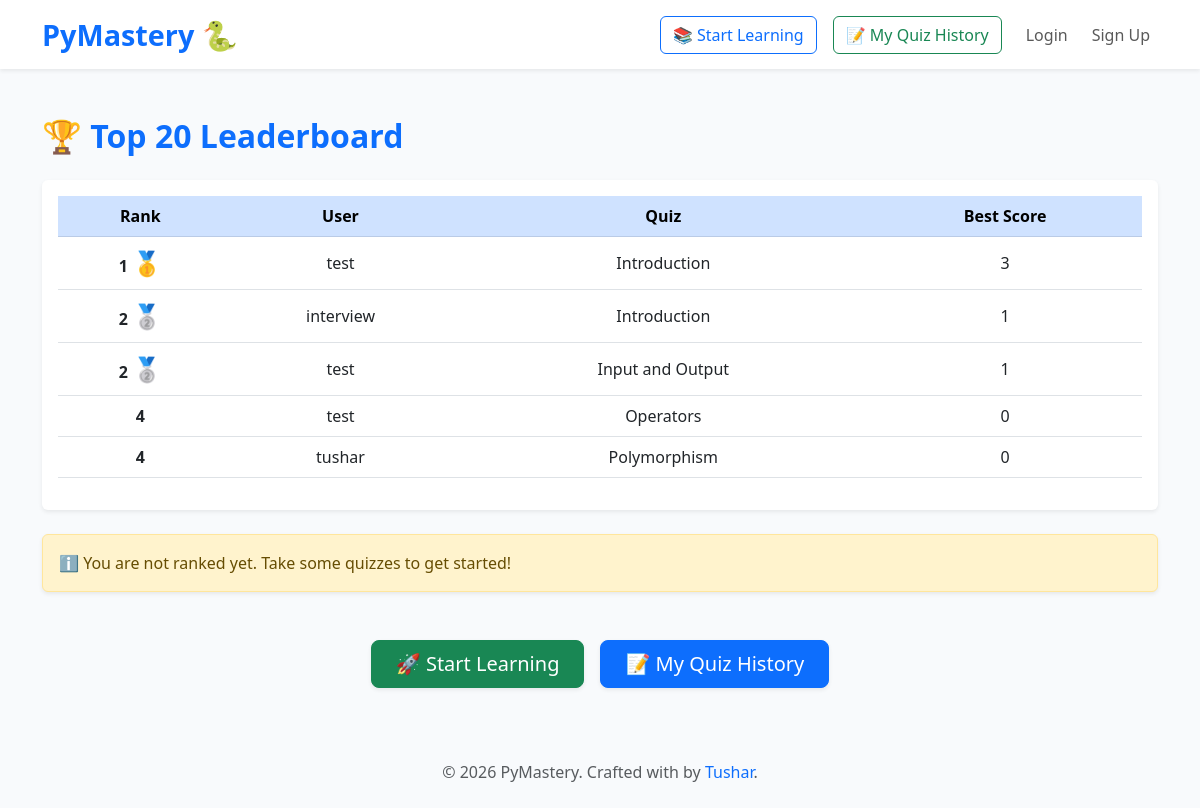
Page /leaderboard/ on the committed database.
### core/models.py (models this page shows, shortened)
class Lesson(models.Model):
    course = models.ForeignKey(Course, on_delete=models.CASCADE, related_name='lessons')
    title = models.CharField(max_length=200)
    content = models.TextField()
    order = models.PositiveIntegerField(default=0)

### core/views.py (the view, shortened to what this page needs)
# urls.py: path('leaderboard/', views.leaderboard, name='leaderboard'),
def leaderboard(request):
    top_scores = (
        QuizResult.objects
        .values('user__username', 'lesson__title')
        .annotate(best_score=Max('score'))
        .annotate(rank=Window(expression=Rank(), order_by=F('best_score').desc()))
        .order_by('-best_score')[:20]
    )
    user_rank = None
    return render(request, 'core/leaderboard.html', {
        'top_scores': top_scores,
        'user_rank': user_rank
    })

### core/templates/core/leaderboard.html (shortened to what this page needs)
{% load static %}
<!DOCTYPE html>
<html lang="en">
<head>
  <link href="https://cdn.jsdelivr.net/npm/bootstrap@5.3.0/dist/css/bootstrap.min.css" rel="stylesheet" />
</head>
<body>
  <nav class="navbar navbar-expand-lg navbar-light bg-white shadow-sm">
    <div class="container">
      <a class="navbar-brand" href="{% url 'home' %}">PyMastery 🐍</a>
      <div class="collapse navbar-collapse" id="navbarSupportedContent">
        <ul class="navbar-nav ms-auto mb-2 mb-lg-0 align-items-center">
          <li class="nav-item me-3">
            <a class="btn btn-outline-primary" href="{% url 'course_list' %}">📚 Start Learning</a>
          </li>
          <li class="nav-item me-3">
            <a class="btn btn-outline-success" href="{% url 'my_quiz_history' %}">📝 My Quiz History</a>
          </li>
            {% if user.is_authenticated %}
            <li class="nav-item dropdown ms-3">
              <a class="nav-link dropdown-toggle" href="#" id="userDropdown" role="button" data-bs-toggle="dropdown" aria-expanded="false">
              👤 {{ user.username }}
              </a>
              <ul class="dropdown-menu dropdown-menu-end" aria-labelledby="userDropdown">
                <li>
                  <form method="post" action="{% url 'logout' %}" class="d-inline">
                    {% csrf_token %}
                    <button type="submit" class="dropdown-item text-danger">Logout</button>
                  </form>
                </li>
              </ul>
            </li>
          {% else %}
            <li class="nav-item me-2"><a class="nav-link" href="{% url 'login' %}">Login</a></li>
            <li class="nav-item"><a class="nav-link" href="{% url 'signup' %}">Sign Up</a></li>
          {% endif %}
        </ul>
      </div>
    </div>
  </nav>
  <main class="container mt-5 mb-5">
    <h1 class="leaderboard-header mb-4 text-primary">🏆 Top 20 Leaderboard</h1>
    <div class="table-responsive shadow-sm rounded bg-white p-3">
      <table class="table table-hover align-middle text-center">
        <thead class="table-primary">
          <tr>
            <th scope="col">Rank</th>
            <th scope="col">User</th>
            <th scope="col">Quiz</th>
            <th scope="col">Best Score</th>
          </tr>
        </thead>
        <tbody>
          {% for entry in top_scores %}
          <tr>
            <th scope="row">
              {{ entry.rank }}
              {% if entry.rank == 1 %}<span class="emoji-rank">🥇</span>{% elif entry.rank == 2 %}<span class="emoji-rank">🥈</span>{% elif entry.rank == 3 %}<span class="emoji-rank">🥉</span>{% endif %}
            </th>
            <td>{{ entry.user__username }}</td>
            <td>{{ entry.lesson__title }}</td>
            <td>{{ entry.best_score }}</td>
          </tr>
          {% empty %}
          <tr><td colspan="4" class="text-muted">No scores available yet. Start taking quizzes!</td></tr>
          {% endfor %}
        </tbody>
      </table>
    </div>
    {% if user_rank %}
      <div class="alert alert-info mt-4 rounded shadow-sm" role="alert">
        👤 Your current rank: <strong>#{{ user_rank }}</strong>
      </div>
    {% else %}
      <div class="alert alert-warning mt-4 rounded shadow-sm" role="alert">
        ℹ️ You are not ranked yet. Take some quizzes to get started!
      </div>
    {% endif %}
    <div class="d-flex justify-content-center mt-5 gap-3">
      <a href="{% url 'course_list' %}" class="btn btn-lg btn-success px-4 shadow-sm">
        🚀 Start Learning
      </a>
      <a href="{% url 'my_quiz_history' %}" class="btn btn-lg btn-primary px-4 shadow-sm">
        📝 My Quiz History
      </a>
    </div>
  </main>
 <footer class="text-center py-4">
    <p class="mb-0 text-muted">
      © {% now "Y" %} PyMastery. Crafted with  by
      <a href="https://github.com/tushar-kumar-9354" target="_blank" rel="noopener" class="text-decoration-none text-primary">Tushar</a>.
    </p>
  </footer>
</body>
</html>

### core/templates/core/leaderboard.html (style rules this page uses)
body { background: #f8fafc; min-height: 100vh; font-family: 'Segoe UI', Tahoma, Geneva, Verdana, sans-serif; }
.navbar-brand { font-weight: 700; font-size: 1.8rem; color: #0d6efd; }
.leaderboard-header { font-weight: 700; font-size: 2rem; }
.emoji-rank { font-size: 1.5rem; }

### rows in the picture
Lesson: rank "2", user__username "interview", lesson__title "Introduction", best_score "1"

### other values in the picture
{{ entry.rank }} "1"
{{ entry.user__username }} "test"
{{ entry.lesson__title }} "Introduction"
{{ entry.best_score }} "3"
{{ entry.rank }} "2" "4"
{{ entry.user__username }} "test" "test"
{{ entry.lesson__title }} "Input and Output" "Operators"
{{ entry.best_score }} "1" "0"
{{ entry.rank }} "4"
{{ entry.user__username }} "tushar"
{{ entry.lesson__title }} "Polymorphism"
{{ entry.best_score }} "0"
